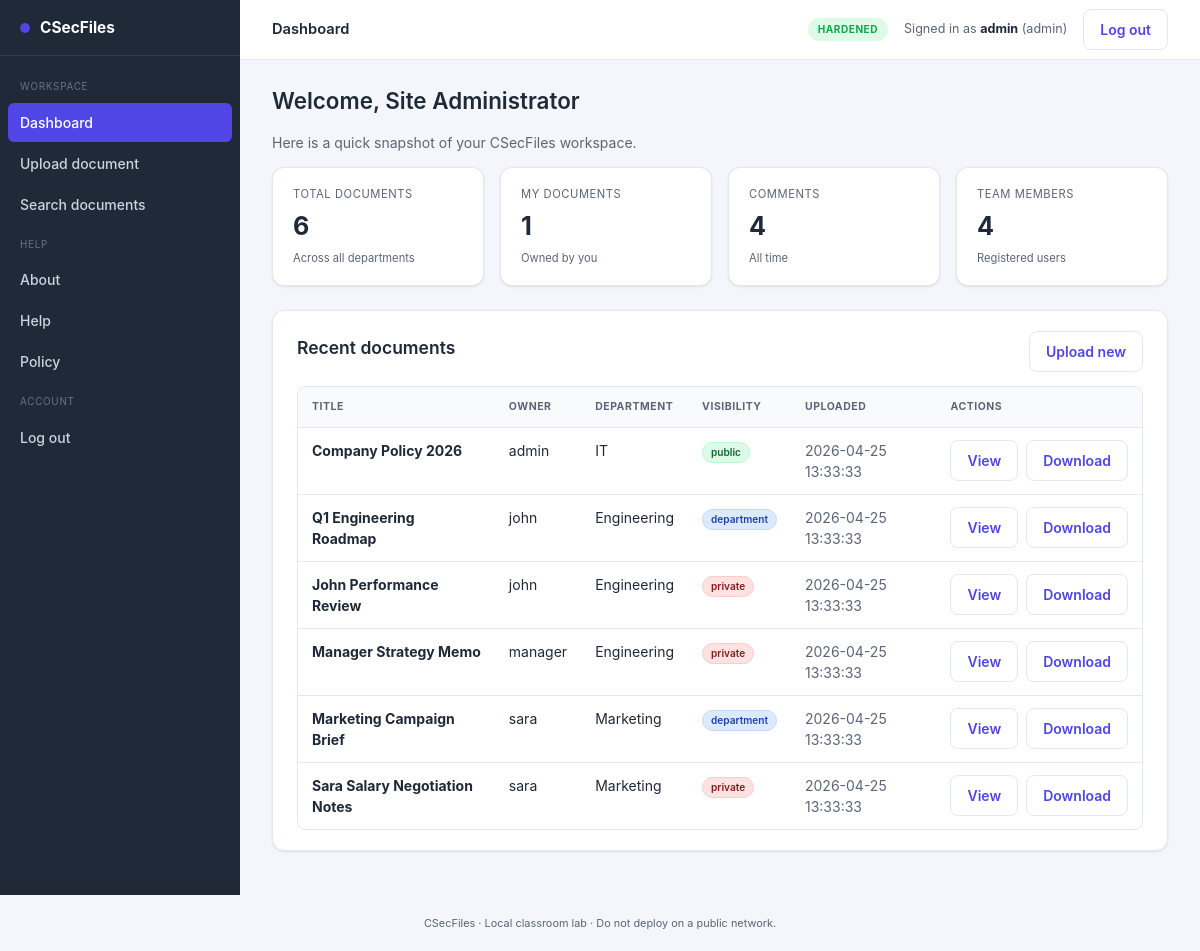
Page /hardened/dashboard.php (signed in) on the committed database.
### tables this page shows
CREATE TABLE `users` (
    `id`                       INT UNSIGNED NOT NULL AUTO_INCREMENT,
    `full_name`                VARCHAR(150)  NOT NULL,
    `email`                    VARCHAR(190)  NOT NULL,
    `username`                 VARCHAR(60)   NOT NULL,
    `password`                 VARCHAR(255)  NOT NULL,
    `role`                     ENUM('admin','manager','employee') NOT NULL DEFAULT 'employee',
    `department`               VARCHAR(80)   NOT NULL DEFAULT 'General',
    `failed_login_attempts`    INT UNSIGNED  NOT NULL DEFAULT 0,
    `last_failed_login`        DATETIME      NULL DEFAULT NULL,
    `locked_until`             DATETIME      NULL DEFAULT NULL,
    `created_at`               DATETIME      NOT NULL DEFAULT CURRENT_TIMESTAMP,
    PRIMARY KEY (`id`),
    UNIQUE KEY `uniq_username` (`username`),
    UNIQUE KEY `uniq_email` (`email`)
);

CREATE TABLE `documents` (
    `id`           INT UNSIGNED NOT NULL AUTO_INCREMENT,
    `title`        VARCHAR(200)  NOT NULL,
    `description`  TEXT          NULL,
    `file_name`    VARCHAR(255)  NOT NULL,
    `file_path`    VARCHAR(500)  NOT NULL,
    `owner_id`     INT UNSIGNED  NOT NULL,
    `department`   VARCHAR(80)   NOT NULL DEFAULT 'General',
    `visibility`   ENUM('private','department','public') NOT NULL DEFAULT 'private',
    `created_at`   DATETIME      NOT NULL DEFAULT CURRENT_TIMESTAMP,
    PRIMARY KEY (`id`),
    KEY `idx_owner` (`owner_id`),
    KEY `idx_department` (`department`),
    CONSTRAINT `fk_documents_owner`
        FOREIGN KEY (`owner_id`) REFERENCES `users`(`id`)
        ON DELETE CASCADE ON UPDATE CASCADE
);

### hardened/config/security.php (called while the page is built, shortened)
<?php
function e($value) {
    return htmlspecialchars((string)$value, ENT_QUOTES, 'UTF-8');
}
function is_logged_in() {
    return isset($_SESSION['user_id']);
}
function current_user(PDO $pdo) {
    $stmt = $pdo->prepare("SELECT * FROM users WHERE id = :id LIMIT 1");
    $stmt->execute([':id' => (int)$_SESSION['user_id']]);
    $row = $stmt->fetch();
    return $row ?: null;
}

### hardened/dashboard.php (the view, shortened to what this page needs)
<?php
require_once __DIR__ . '/config/db.php';
$current_user = current_user($pdo);
$total_docs    = (int)$pdo->query("SELECT COUNT(*) c FROM documents")->fetchColumn();
$stmt = $pdo->prepare("SELECT COUNT(*) FROM documents WHERE owner_id = :id");
$stmt->execute([':id' => (int)$current_user['id']]);
$my_docs       = (int)$stmt->fetchColumn();
$total_comments= (int)$pdo->query("SELECT COUNT(*) c FROM comments")->fetchColumn();
$total_users   = (int)$pdo->query("SELECT COUNT(*) c FROM users")->fetchColumn();
$recent = $pdo->query(
    "SELECT d.*, u.username AS owner_name
     FROM documents d
     JOIN users u ON u.id = d.owner_id
     ORDER BY d.created_at DESC
     LIMIT 10"
)->fetchAll();
$APP_VARIANT = 'hardened';
$PAGE_TITLE  = 'Dashboard';
require __DIR__ . '/includes/header.php';
require __DIR__ . '/includes/sidebar.php';
?>
<main class="app__main">
    <h1>Welcome, <?php echo e($current_user['full_name']); ?></h1>
    <p class="muted">Here is a quick snapshot of your CSecFiles workspace.</p>
    <div class="stat-grid">
        <div class="stat">
            <div class="stat__label">Total documents</div>
            <div class="stat__value"><?php echo $total_docs; ?></div>
            <div class="stat__hint">Across all departments</div>
        </div>
        <div class="stat">
            <div class="stat__label">My documents</div>
            <div class="stat__value"><?php echo $my_docs; ?></div>
            <div class="stat__hint">Owned by you</div>
        </div>
        <div class="stat">
            <div class="stat__label">Comments</div>
            <div class="stat__value"><?php echo $total_comments; ?></div>
            <div class="stat__hint">All time</div>
        </div>
        <div class="stat">
            <div class="stat__label">Team members</div>
            <div class="stat__value"><?php echo $total_users; ?></div>
            <div class="stat__hint">Registered users</div>
        </div>
    </div>
    <div class="card">
        <div class="card__title">
            <h2>Recent documents</h2>
            <a class="btn btn--ghost" href="upload.php">Upload new</a>
        </div>
        <table class="table">
            <thead>
                <tr>
                    <th>Title</th>
                    <th>Owner</th>
                    <th>Department</th>
                    <th>Visibility</th>
                    <th>Uploaded</th>
                    <th class="right">Actions</th>
                </tr>
            </thead>
            <tbody>
                <?php foreach ($recent as $doc): ?>
                    <tr>
                        <td><strong><?php echo e($doc['title']); ?></strong></td>
                        <td><?php echo e($doc['owner_name']); ?></td>
                        <td><?php echo e($doc['department']); ?></td>
                        <td>
                            <span class="badge badge--<?php echo e($doc['visibility']); ?>">
                                <?php echo e($doc['visibility']); ?>
                            </span>
                        </td>
                        <td class="muted"><?php echo e($doc['created_at']); ?></td>
                        <td class="right">
                            <div class="row-actions" style="justify-content:flex-end;">
                                <a class="btn btn--ghost" href="view_document.php?id=<?php echo (int)$doc['id']; ?>">View</a>
                                <a class="btn btn--ghost" href="download.php?id=<?php echo (int)$doc['id']; ?>">Download</a>
                            </div>
                        </td>
                    </tr>
                <?php endforeach; ?>
            </tbody>
        </table>
    </div>
</main>
<?php require __DIR__ . '/includes/footer.php'; ?>

### hardened/includes/header.php (shortened to what this page needs)
<?php
$badge_class = $APP_VARIANT === 'hardened' ? 'header__badge--hardened' : 'header__badge--vuln';
$badge_text  = $APP_VARIANT === 'hardened' ? 'Hardened' : 'Vulnerable Lab';
?>
<!DOCTYPE html>
<html lang="en">
<head>
    <link rel="stylesheet" href="assets/css/style.css">
</head>
<body>
<div class="app">
    <header class="app__header">
        <div class="header">
            <div class="header__title"><?php echo htmlspecialchars($PAGE_TITLE, ENT_QUOTES, 'UTF-8'); ?></div>
            <div class="header__right">
                <span class="header__badge <?php echo $badge_class; ?>"><?php echo $badge_text; ?></span>
                <?php if (!empty($current_user)): ?>
                    <span class="header__user">
                        Signed in as <strong><?php echo htmlspecialchars($current_user['username'], ENT_QUOTES, 'UTF-8'); ?></strong>
                        (<?php echo htmlspecialchars($current_user['role'], ENT_QUOTES, 'UTF-8'); ?>)
                    </span>
                    <a class="btn btn--ghost" href="logout.php">Log out</a>
                <?php endif; ?>
            </div>
        </div>
    </header>

### hardened/includes/sidebar.php (shortened to what this page needs)
<aside class="app__sidebar">
    <div class="sidebar__brand">
        <span class="dot"></span>
        <span>CSecFiles</span>
    </div>
    <nav class="sidebar__nav">
        <div class="sidebar__nav-section">Workspace</div>
        <a href="dashboard.php">Dashboard</a>
        <a href="upload.php">Upload document</a>
        <a href="search.php">Search documents</a>
        <div class="sidebar__nav-section">Help</div>
        <a href="include_page.php?page=about">About</a>
        <a href="include_page.php?page=help">Help</a>
        <a href="include_page.php?page=policy">Policy</a>
        <div class="sidebar__nav-section">Account</div>
        <a href="logout.php">Log out</a>
    </nav>
</aside>

### hardened/includes/footer.php (shortened to what this page needs)
</div>
<footer style="text-align:center; color:#5b6577; font-size:0.78rem; padding:20px;">
    CSecFiles &middot; Local classroom lab &middot; Do not deploy on a public network.
</footer>
</body>
</html>

### rows in the picture
users: username "admin", role "admin", full_name "Site Administrator"
documents: title "Company Policy 2026", owner.username "admin", department "IT", visibility "public", created_at "2026-04-25 13:33:33"
documents: title "Q1 Engineering Roadmap", owner.username "john", department "Engineering", visibility "department", created_at "2026-04-25 13:33:33"
documents: title "John Performance Review", owner.username "john", department "Engineering", visibility "private", created_at "2026-04-25 13:33:33"
documents: title "Manager Strategy Memo", owner.username "manager", department "Engineering", visibility "private", created_at "2026-04-25 13:33:33"
documents: title "Marketing Campaign Brief", owner.username "sara", department "Marketing", visibility "department", created_at "2026-04-25 13:33:33"
documents: title "Sara Salary Negotiation Notes", owner.username "sara", department "Marketing", visibility "private", created_at "2026-04-25 13:33:33"

### other values in the picture
$PAGE_TITLE "Dashboard"
$badge_text "HARDENED"
$total_docs "6"
$my_docs "1"
$total_comments "4"
$total_users "4"
